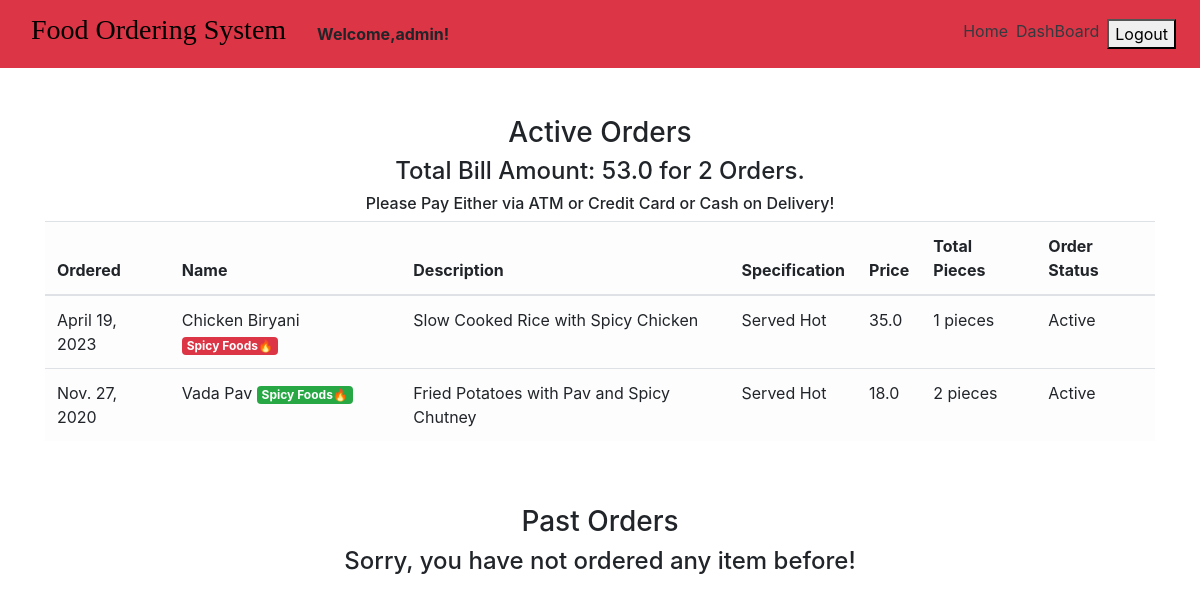
The app's page /order_details/ (signed in), older data.
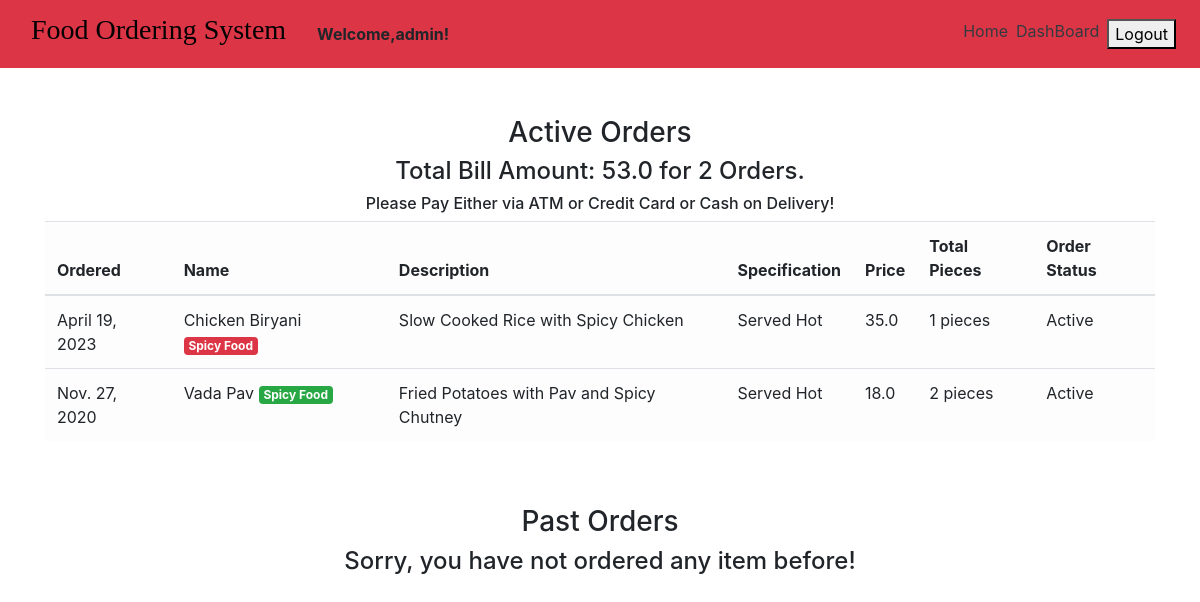
The same page, newer data.
### main/models.py (models this page shows, shortened)
class CartItems(models.Model):
    ORDER_STATUS = (
        ('Active', 'Active'),
        ('Delivered', 'Delivered')
    )
    user = models.ForeignKey(User, on_delete=models.CASCADE)
    item = models.ForeignKey(Item, on_delete=models.CASCADE)
    ordered = models.BooleanField(default=False)
    quantity = models.IntegerField(default=1)
    ordered_date = models.DateField(default=timezone.now)
    status = models.CharField(max_length=20, choices=ORDER_STATUS, default='Active')
    delivery_date = models.DateField(default=timezone.now)
    class Meta:
        verbose_name = 'Cart Item'
        verbose_name_plural = 'Cart Items'

class Item(models.Model):
    LABELS = (
        ('Best Selling Food', 'Best Selling Food'),
        ('New Food', 'New Food'),
        ('Spicy Food', 'Spicy Food'),
    )
    LABEL_COLOUR = (
        ('danger', 'danger'),
        ('success', 'success'),
        ('primary', 'primary'),
        ('info', 'info'),
        ('warning', 'warning'),
    )
    title = models.CharField(max_length=150)
    description = models.CharField(max_length=250,blank=True)
    price = models.FloatField()
    pieces = models.IntegerField(default=6)
    instructions = models.CharField(max_length=250,default="Available")
    image = models.ImageField(default='default.png', upload_to='images/')
    labels = models.CharField(max_length=25, choices=LABELS, blank=True)
    label_colour = models.CharField(max_length=15, choices=LABEL_COLOUR, blank=True)
    slug = models.SlugField(default="foods")
    created_by = models.ForeignKey(User, on_delete=models.CASCADE)

### main/views.py (the view)
# urls.py: path('order_details/', views.order_details, name='order_details'),
@require_http_methods(["GET", "POST"])
@login_required
def order_details(request):
    items = CartItems.objects.filter(user=request.user, ordered=True,status="Active").order_by('-ordered_date')
    cart_items = CartItems.objects.filter(user=request.user, ordered=True,status="Delivered").order_by('-ordered_date')
    bill = items.aggregate(Sum('item__price'))
    number = items.aggregate(Sum('quantity'))
    pieces = items.aggregate(Sum('item__pieces'))
    total = bill.get("item__price__sum")
    count = number.get("quantity__sum")
    total_pieces = pieces.get("item__pieces__sum")
    context = {
        'items':items,
        'cart_items':cart_items,
        'total': total,
        'count': count,
        'total_pieces': total_pieces
    }
    return render(request, 'main/order_details.html', context)

### main/templatetags/get_group.py (called while the page is built)
@register.filter(name='has_group')
def has_group(user, group_name):
    return user.groups.filter(name=group_name).exists()

### main/templates/main/order_details.html
{% extends "main/layout.html" %}
{% block content %}
<div class="cart">
    <div class="container">
        <div class="row">
            <div class="col-sm-12 mt-5">
                <h3 class="text-center">Active Orders</h3>
                {% if items %}
                <h4 class="text-center">Total Bill Amount: {{total}} for {{ count }} Orders.</h4>
                <h6 class="text-center">Please Pay Either via ATM or Credit Card or Cash on Delivery!</h6>
                <div class="table-responsive">
                    <table class="table table-light">
                        <thead>
                        <tr>
                            <th scope="col">Ordered</th>
                            <th scope="col">Name</th>
                            <th scope="col">Description</th>
                            <th scope="col">Specification</th>
                            <th scope="col">Price</th>
                            <th scope="col">Total Pieces</th>
                            <th scope="col">Order Status</th>
                        </tr>
                        </thead>
                        <tbody>
                            {% for item_active in items %}
                        <tr>
                            <td>{{ item_active.ordered_date }}</td>
                            <td>{{ item_active.item.title }} <span class="badge badge-{{ item_active.item.label_colour }}">{{ item_active.item.labels }}</span></td>
                            <td>{{ item_active.item.description }}</td>
                            <td>{{ item_active.item.instructions }}</td>
                            <td>{{ item_active.item.price }}</td>
                            <td>{{ item_active.item.pieces }} pieces</td>
                            <td>{{ item_active.status }}</td>
                        </tr>
                            {% endfor %}
                        </tbody>
                    </table>
                </div>
                {% else %}
                <h4 class="text-center">Sorry, you have not ordered any item yet!</h4>
                {% endif %}
            </div>
        </div>
        <div class="row">
            <div class="col-sm-12 mt-5">
                <h3 class="text-center">Past Orders</h3>
                {% if cart_items %}
                <div class="table-responsive">
                    <table class="table table-light">
                        <thead>
                        <tr>
                            <th scope="col">Ordered</th>
                            <th scope="col">Name</th>
                            <th scope="col">Description</th>
                            <th scope="col">Specification</th>
                            <th scope="col">Price</th>
                            <th scope="col">Total Pieces</th>
                            <th scope="col">Order Status</th>
                            <th scope="col">Delivery Date</th>
                        </tr>
                        </thead>
                        <tbody>
                            {% for cart in cart_items %}
                        <tr>
                            <td>{{ cart.ordered_date }}</td>
                            <td>{{ cart.item.title }} <span class="badge badge-{{ cart.item.label_colour }}">{{ cart.item.labels }}</span></td>
                            <td>{{ cart.item.description }}</td>
                            <td>{{ cart.item.instructions }}</td>
                            <td>{{ cart.item.price }}</td>
                            <td>{{ cart.item.pieces }} pieces</td>
                            <td>{{ cart.status }}</td>
                            <td>{{ cart.delivery_date }}</td>
                        </tr>
                            {% endfor %}
                        </tbody>
                    </table>
                </div>
                {% else %}
                <h4 class="text-center">Sorry, you have not ordered any item before!</h4>
                {% endif %}
            </div>
        </div>
    </div>
</div>
{% endblock content %}

Row changes from the older to the newer data that the page shows:
changed through a linked row, CartItems "April 19, 2023": item.labels "Spicy Foods🔥" → "Spicy Food"
changed through a linked row, CartItems "Nov. 27, 2020": item.labels "Spicy Foods🔥" → "Spicy Food"
